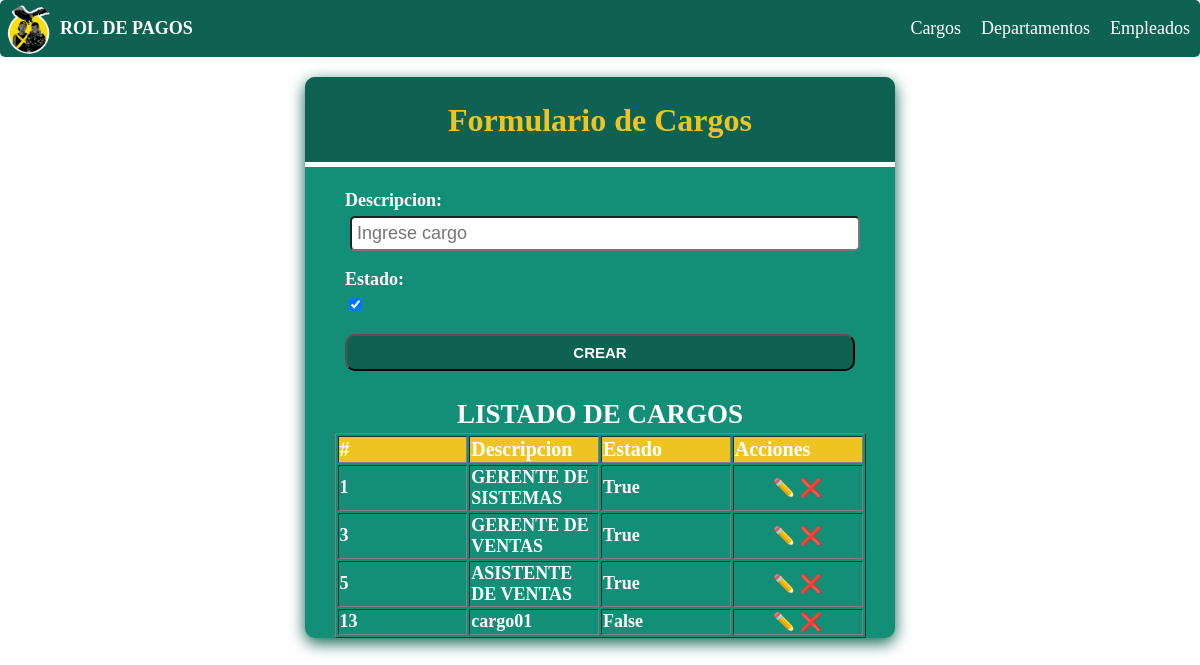
Screenshot of /cargo/ with the database file from the repository.
### appnomina/models.py (models this page shows, shortened)
class Cargo(models.Model):
    descripcion = models.CharField(max_length=100, blank=False, null=True)
    estado = models.BooleanField(default=True)
    fecha_creacion = models.DateTimeField(auto_now_add=False, auto_now=True)
    class Meta:
        verbose_name = "Cargo"
        verbose_name_plural = "Cargos"
        ordering = ['id']

### appnomina/views.py (the view)
# urls.py: path('cargo/',crearCargo,name="cargo" ),
def crearCargo(request):
    if request.method == "POST":
        print("entro por post")
        cargo_form =CargoForm(request.POST)
        if cargo_form.is_valid():
            cargo_form.save()
    else:
        print("entro por get")
    cargo_form = CargoForm()
    cargos = Cargo.objects.all()
    return render (request, "pages/cargo.html", {'cargoForm': cargo_form, 'cargos':cargos, 'accion':'Crear'})

### appnomina/forms.py
class CargoForm(forms.ModelForm):
    class Meta:
        model = Cargo
        fields = ['descripcion','estado']
        widgets = {
            'descripcion':forms.TextInput(attrs={
                'placeholder':'Ingrese cargo',
                'class':'form-group',
                'required':True
            }),
        }

### templates/pages/cargo.html (shortened to what this page needs)
{% extends "inicio.html" %}
{% load static %}
{% block css %}
   <link rel="stylesheet" href="{% static 'css/form.css' %}" />
{% endblock %}
{% block contenido %}
      <section class="form-container">
        <div class="form-header" >
          <h1>Formulario de Cargos </h1>
        </div>
        <form method="POST" id="form-cargo" class="form">
          {{ cargoForm.as_p }}
          <button
            id="enviar"
            type="submit"
            name="enviar">
            {{ accion }}
          </button>
        </form>
        <div class="consulta none table-responsive" id="consulta">
          <h2>Listado de Cargos</h2>
          <table class="consulta-est" id="consulta-est" border="1">
             <thead >
                <th >#</th>
                <th>Descripcion</th>
                <th>Estado</th>
                <th>Acciones</th>
             </thead>
             <tbody class="detalle-est" id="detalle-est">
                {% for cargo in cargos  %}
                <tr>
                  <td>{{cargo.id}}</td>
                  <td>{{cargo.descripcion}}</td>
                  <td>{{cargo.estado}}</td>
                  <td class="acciones">
                    <a href="{% url 'editar_cargo' cargo.id %}">✏️</a>
                    <a href="{% url 'eliminar_cargo' cargo.id %}">❌</a>
                  </td>
                </tr>
                {% endfor %}
             </tbody>
          </table>
       </div>
      </section>
 {% endblock %}

### static/css/main.css (style rules this page uses)
:root { --primary-color: #0E6251; --secundary-color: #9c000e; --boton-success:#81f0b2; --boton-secundary:#148F77; --boton-warning:#eec520; --boton-cancelar:#fe4093; --font-size:18px; --font-color:#000; --font-color-reverse:#fff; }
html { box-sizing: border-box; font-size: var(--font-size); scroll-behavior: smooth; color:var(--font-color); }
*,*:before,*:after { box-sizing: inherit; }
body { margin:0; overflow-x: hidden; box-sizing: inherit; background: url("../img/m.png"); background-size: cover; }
a { text-decoration: none; color:var(--font-color-reverse) }

### static/css/form.css (style rules this page uses)
.form-container { background-color: var(--boton-secundary); max-width: 50%; min-width: 240px; border-radius: 10px; box-shadow: 0px 5px 16px 0px var(--primary-color); overflow: hidden; color: var(--font-color-reverse); font-weight: 900; margin: 0 auto; }
.form-header { background: var(--primary-color); padding: 1px; text-align: center; border-bottom: 5px solid var(--font-color-reverse); line-height:30px; }
.form-header h1 { color: var(--boton-warning); font-size: 32px; }
form { padding: 5px 40px; }
.form-group input, .form-group select, .form-group textarea, .form-group { display: block; width: 100%; padding: 5px; margin: 5px; font-size: 1rem; border-radius: 5px; }
.form label { margin: 5px auto; display: block; }
.form button { display: block; width: 100%; padding: 8px; background: var(--primary-color); border-radius: 10px; color: var(--font-color-reverse); cursor: pointer; font-weight: 900; font-size: 15px; text-transform: uppercase; transition: background-color 0.3s ease-in-out; }
.table-responsive { width: 100%; overflow-y: hidden; -ms-overflow-style: -ms-autohiding-scrollbar; display: flex; flex-direction:column; justify-content: center; align-items: center; }
.consulta h2 { color: var(--font-color-reverse); text-transform: uppercase; margin-bottom: 3px; }
.consulta-est { width: 90%; }
.consulta-est th { background-color: var(--boton-warning); color:var(--font-color-reverse); font-size:20px; text-align: center; }
.consulta-est th, td { width: 25%; text-align: left; }
.detalle-est .acciones { text-align: center; }

### rows the page displays
Cargo: id "1", descripcion "GERENTE DE SISTEMAS", estado "True"
Cargo: id "3", descripcion "GERENTE DE VENTAS", estado "True"
Cargo: id "5", descripcion "ASISTENTE DE VENTAS", estado "True"
Cargo: id "13", descripcion "cargo01", estado "False"

### other values shown
{{ accion }} "CREAR"
